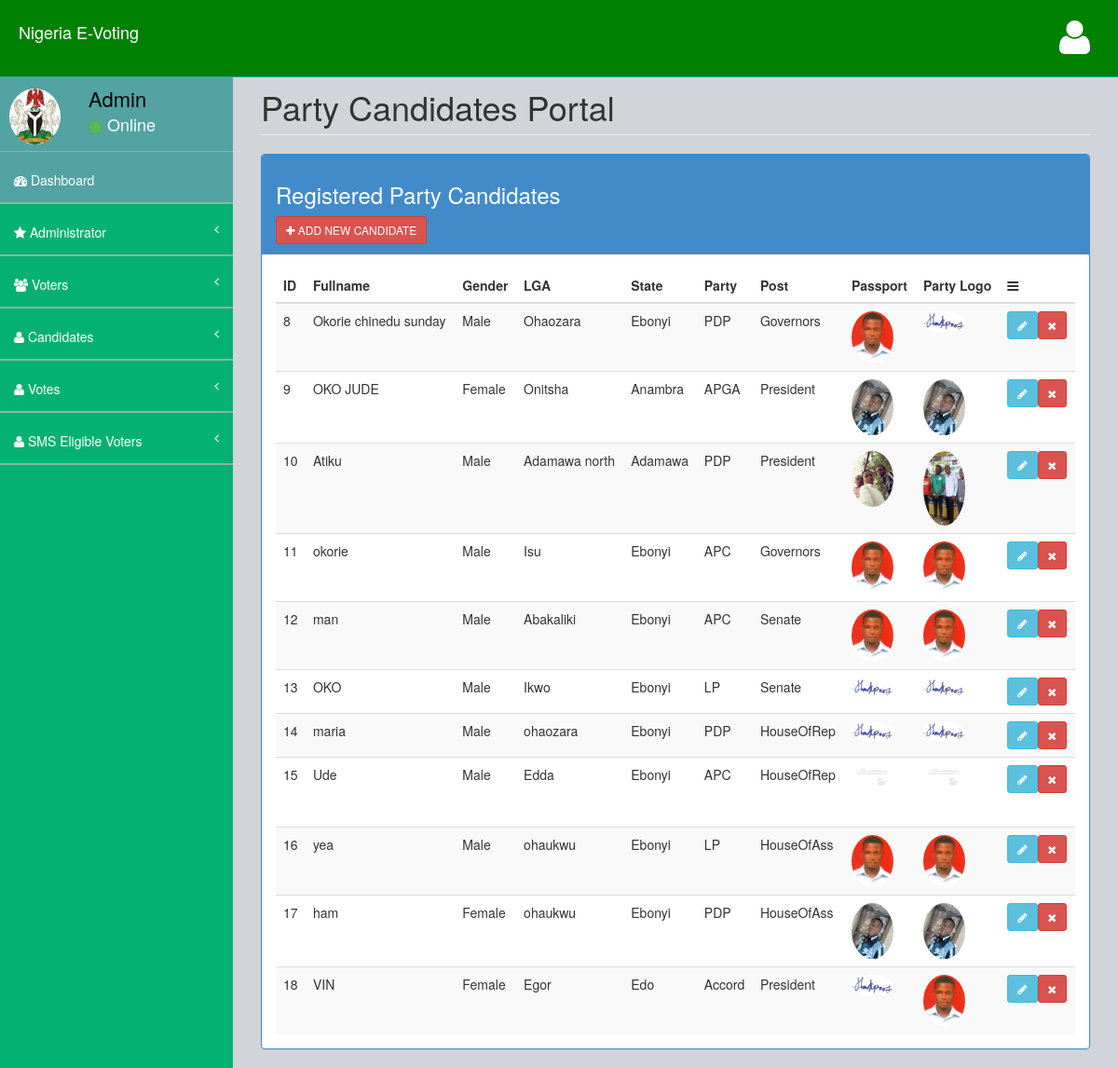
Page /admin/candidates.php on the committed database.
### tables this page shows
CREATE TABLE `candidate` (
  `id` int(254) NOT NULL,
  `fullname` varchar(100) NOT NULL,
  `gender` varchar(100) NOT NULL,
  `lga` varchar(100) NOT NULL,
  `state_of_origin` varchar(50) NOT NULL,
  `party` varchar(50) NOT NULL,
  `post` varchar(50) NOT NULL,
  `passport` varchar(100) NOT NULL,
  `party_logo` varchar(100) NOT NULL,
  `vote` int(11) NOT NULL
);

### admin/candidates.php (the view, shortened to what this page needs)
<?php
include 'inc/header.php';
include 'inc/sidebar.php';
$fetch = mysql_query("SELECT * FROM candidate");
?>
<div id="page-wrapper">
	<div class="row">
		<div class="col-md-12 col-sm-12 col-xs-12">
			<h1 class="page-header">Party Candidates Portal</h1>
		</div>
	</div>
	<div class="row">
		<div class="col-md-12">
			<div class="panel panel-primary">
				<div class="panel-heading">
					<h3>Registered Party Candidates</h3>
					<a class="btn btn-danger btn-sm" data-toggle="modal" data-target="#candidateReg"><i class="fa fa-plus"></i> ADD NEW CANDIDATE</a>
				</div>
				<div class="panel-body table-responsive">
					<table class="table table-striped">
						<thead>
							<th>ID</th>
							<th>Fullname</th>
							<th>Gender</th>
							<th>LGA</th>
							<th>State</th>
							<th>Party</th>
							<th>Post</th>
							<th>Passport</th>
							<th>Party Logo</th>
							<th><i class="fa fa-bars"></i></th>
						</thead>
						<tbody>
							<?php
								while ($row = mysql_fetch_array($fetch)) {
							?>
							<tr>
								<td><?php echo $row['id']?></td>
								<td><?php echo $row['fullname']?></td>
								<td><?php echo $row['gender']?></td>
								<td><?php echo $row['lga']?></td>
								<td><?php echo $row['state_of_origin']?></td>
								<td><?php echo $row['party']?></td>
								<td><?php echo $row['post']?></td>
								<td><img src="uploads/<?php echo $row['passport']?>" class="img-responsive img-circle" width="45" height="45"></td>
								<td><img src="party_logos/<?php echo $row['party_logo']?>" class="img-responsive img-circle" width="45" height="45"></td>
								<td><a href="candidate_preview.php?id=<?php echo $row['id']?>" class="btn btn-sm btn-info"><i class="fa fa-pencil"></i></a><a data-toggle="modal" data-target="#delete<?php echo $row['id']?>" class="btn btn-sm btn-danger"><i class="fa fa-times"></i></a></td>
							</tr>
							<?php } ?>
						</tbody>
					</table>
				</div>
			</div>
		</div>
	</div>
<?php
include 'inc/footer.php';
?>

### admin/inc/header.php (shortened to what this page needs)
<!DOCTYPE html>
<html>
<head>
    <link href="assets/plugins/bootstrap/bootstrap.css" rel="stylesheet" />
    <link href="assets/font-awesome/css/font-awesome.css" rel="stylesheet" />
    <link href="assets/plugins/pace/pace-theme-big-counter.css" rel="stylesheet" />
    <link href="assets/css/style.css" rel="stylesheet" />
    <link href="assets/css/main-style.css" rel="stylesheet" />
    <link href="assets/css/main-style.css" rel="stylesheet" />
    <link href="assets/css/main-style1.css" rel="stylesheet" />
    <link href="assets/plugins/morris/morris-0.4.3.min.css" rel="stylesheet" />
   </head>
<body>
    <div id="wrapper">
        <nav class="navbar navbar-default bg-color navbar-fixed-top" role="navigation" id="navbar">
            <div class="navbar-header">
                <a class="navbar-brand" href="index.php">
                    <h4 class="white">Nigeria E-Voting </h4>
                </a>
            </div>
            <ul class="nav navbar-top-links navbar-right">
                <li class="dropdown">
                    <a class="dropdown-toggle" data-toggle="dropdown" href="#">
                        <i class="fa fa-user fa-3x"></i>
                    </a>
                </li>
            </ul>
        </nav>

### admin/inc/sidebar.php (shortened to what this page needs)
<nav class="navbar-default navbar-static-side" role="navigation">
    <div class="sidebar-collapse">
        <ul class="nav" id="side-menu">
            <li>
                <div class="user-section">
                    <div class="user-section-inner">
                        <img src="assets/img/coatofarms.jpg" alt="coat of arms" class="img-circle img-responsive">
                    </div>
                    <div class="user-info">
                        <div>Admin</div>
                        <div class="user-text-online">
                            <span class="user-circle-online btn btn-success btn-circle "></span>&nbsp;Online
                        </div>
                    </div>
                </div>
            </li>
            <li class="selected">
                <a href="#"><i class="fa fa-dashboard"></i> Dashboard</a>
            </li>
            <li>
                <a href="admin.php"><i class="fa fa-star"></i> Administrator<span class="fa arrow"></span></a>
            </li>
            <li>
                <a href="voters.php"><i class="fa fa-users"></i> Voters <span class="fa arrow"></span></a>
            </li>
            <li>
                <a href="candidates.php"><i class="fa fa-user"></i> Candidates <span class="fa arrow"></span></a>
            </li>
            <li>
                <a href="votes.php"><i class="fa fa-user"></i> Votes <span class="fa arrow"></span></a>
            </li>
            <li>
                <a href="sms.php"><i class="fa fa-user"></i> SMS Eligible Voters <span class="fa arrow"></span></a>
            </li>
        </ul>
    </div>
</nav>

### admin/inc/footer.php (shortened to what this page needs)
 </div>
    </div>
</body>

### admin/assets/css/style.css (style rules this page uses)
body { background-color: #f8f8f8; }
#wrapper { width: 100%; margin-top: 55px!important; background-color:#04B173; }
#page-wrapper { padding: 0 15px; min-height: 568px; background-color:rgb(209, 212, 216); }
.navbar-static-side ul li { border-bottom:1px solid #84B899 !important; }
.navbar-top-links li { display: inline-block; }
.navbar-top-links li:last-child { margin-right: 15px; }
.navbar-top-links li a { padding: 20px; min-height: 50px; }
.arrow { float: right; }
.fa.arrow:before { content: "\f104"; }
@media (min-width:768px) { .navbar-static-side { z-index: 1; position: absolute; width: 250px; } }
.btn-circle { width: 30px; height: 30px; padding: 6px 0; border-radius: 15px; text-align: center; font-size: 12px; line-height: 1.428571429; }

### admin/assets/css/main-style.css (style rules this page uses)
.user-section { margin-top:20px; font-size:22px; background-color:rgb(83, 163, 163); }
.user-section-inner { height: 65px; width: 65px; -moz-border-radius: 3px; -webkit-border-radius: 3px; border-radius: 3px; overflow: hidden; display: inline-block; float: left; margin-right: 15px; margin-top: 20px; }
.user-section-inner img { margin-left:10px; width:55px; height:60px; }
.user-info { display: block; color:#000!important; display: inline-block; padding: 15px; margin-bottom: 0px }
.user-text-online { font-size:18px; color:#fff }
.user-circle-online { width: 15px!important; height: 15px!important; }
.navbar-top-links > li > a { color: #FFFFFF; }
.nav > li > a { padding: 20px 15px; }
#side-menu { background-color:#04B173; }
#side-menu a { color:#fff; border-bottom: 1px solid #84B899 !important; height: 55px; }
.selected { background-color:rgb(83, 163, 163); }
#navbar { background-color:rgb(83, 163, 163); }
.navbar-brand { padding-left:20px; }
.navbar-default { border-color: #27A6BE; }
@media (min-width:768px) { #page-wrapper { position: inherit; margin: 0 0 0 250px; padding: 0 30px; min-height: 1000px; } }

### admin/assets/css/main-style1.css (style rules this page uses)
.bg-color { background-color: green !important; }
.white { color: white !important; }

### rows in the picture
candidate: id "8", fullname "Okorie chinedu sunday", gender "Male", lga "Ohaozara", state_of_origin "Ebonyi", party "PDP", post "Governors", passport (picture), party_logo (picture)
candidate: id "9", fullname "OKO JUDE", gender "Female", lga "Onitsha", state_of_origin "Anambra", party "APGA", post "President", passport (picture), party_logo (picture)
candidate: id "10", fullname "Atiku", gender "Male", lga "Adamawa north", state_of_origin "Adamawa", party "PDP", post "President", passport (picture), party_logo (picture)
candidate: id "11", fullname "okorie", gender "Male", lga "Isu", state_of_origin "Ebonyi", party "APC", post "Governors", passport (picture), party_logo (picture)
candidate: id "12", fullname "man", gender "Male", lga "Abakaliki", state_of_origin "Ebonyi", party "APC", post "Senate", passport (picture), party_logo (picture)
candidate: id "13", fullname "OKO", gender "Male", lga "Ikwo", state_of_origin "Ebonyi", party "LP", post "Senate", passport (picture), party_logo (picture)
candidate: id "14", fullname "maria", gender "Male", lga "ohaozara", state_of_origin "Ebonyi", party "PDP", post "HouseOfRep", passport (picture), party_logo (picture)
candidate: id "15", fullname "Ude", gender "Male", lga "Edda", state_of_origin "Ebonyi", party "APC", post "HouseOfRep", passport (picture), party_logo (picture)
candidate: id "16", fullname "yea", gender "Male", lga "ohaukwu", state_of_origin "Ebonyi", party "LP", post "HouseOfAss", passport (picture), party_logo (picture)
candidate: id "17", fullname "ham", gender "Female", lga "ohaukwu", state_of_origin "Ebonyi", party "PDP", post "HouseOfAss", passport (picture), party_logo (picture)
candidate: id "18", fullname "VIN", gender "Female", lga "Egor", state_of_origin "Edo", party "Accord", post "President", passport (picture), party_logo (picture)
